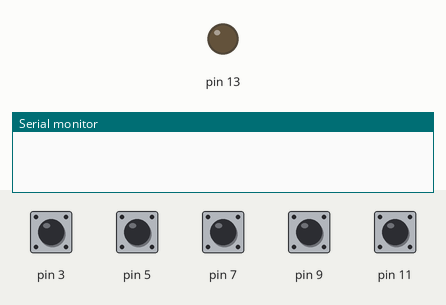
This sketch was run on a simulated Arduino Uno, built with avr-gcc and run on an emulated ATmega328P. Shown: output pins drawn as LEDs (lit = HIGH), the last lines printed to the serial monitor. The inputs (shaded band) are chosen by the test bench; at power-on: pin 3, pin 5, pin 7, pin 9, pin 11 HIGH. Random numbers use the default seed unless the sketch sets one.

Above: at 1.2 s.
1.3 s: pin 3 pulled LOW for 0.15 s
At 2.1 s:
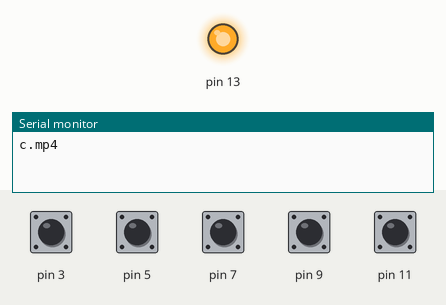
Timing chart, 0 to 22.9 s (numbered marks = the images above; inputs shaded):
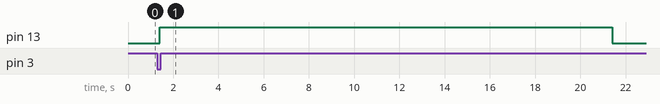

The sketch:

arduino_to_pi.ino
```cpp
#include <CapacitiveSensor.h> // Ajouter la librairie correspondante aux capteurs: CapacitiveSensor by Paul Stoffregen , Paul Badger

/* Vérifier le bon fonctionnement du script une fois la librairie download
 * Créer des fonctions pour aérer le script
 * Ajouter un sixième pays, un 6e capteur
 * Voir comment monter le capteur sur le micro-contrôleur
 * Essayer de tout mettre sur la Raspberry Pi pour simplifier l'installation hardware
 * Re-tester
*/

CapacitiveSensor   cs_3_4 = CapacitiveSensor(4,3); // 1M resistor between pins 4 & 8, pin 8 is sensor pin, add a wire and or foil
CapacitiveSensor   cs_5_6 = CapacitiveSensor(6,5);
CapacitiveSensor   cs_7_8 = CapacitiveSensor(8,7);
CapacitiveSensor   cs_9_10 = CapacitiveSensor(10,9);
CapacitiveSensor   cs_11_12 = CapacitiveSensor(12,11);
String data = "a.mp4";
String random_number = "0";
// video for country1
String country11[] = {"a.mp4" , "b.mp4" , "c.mp4" , "d.mp4" , "e.mp4"};
String country1[] = {"a.mp4" , "b.mp4" , "c.mp4" , "d.mp4" , "e.mp4"};
//video country 2
String country22[] = {"f.mp4" , "g.mp4" , "h.mp4" , "i.mp4" , "j.mp4"};
String country2[] = {"f.mp4" , "g.mp4" , "h.mp4" , "i.mp4" , "j.mp4"};
//video country 3
String country33[] = {"k.mp4" , "l.mp4" , "m.mp4" , "n.mp4" , "o.mp4"};
String country3[] = {"k.mp4" , "l.mp4" , "m.mp4" , "n.mp4" , "o.mp4"};
//video country 4
String country44[] = {"p.mp4" , "q.mp4" , "r.mp4" , "s.mp4" , "t.mp4"};
String country4[] = {"p.mp4" , "q.mp4" , "r.mp4" , "s.mp4" , "t.mp4"};
//video country 5
String country55[] = {"u.mp4" , "v.mp4" , "w.mp4" , "x.mp4" , "y.mp4"};
String country5[] = {"u.mp4" , "v.mp4" , "w.mp4" , "x.mp4" , "y.mp4"};

void setup() {
   cs_3_4.set_CS_AutocaL_Millis(0xFFFFFFFF);// turn off autocalibrate on channel 1 - just as an example
   cs_5_6.set_CS_AutocaL_Millis(0xFFFFFFFF);// turn off autocalibrate on channel 1 - just as an example
   cs_7_8.set_CS_AutocaL_Millis(0xFFFFFFFF);// turn off autocalibrate on channel 1 - just as an example
   cs_9_10.set_CS_AutocaL_Millis(0xFFFFFFFF);// turn off autocalibrate on channel 1 - just as an example
   cs_11_12.set_CS_AutocaL_Millis(0xFFFFFFFF);// turn off autocalibrate on channel 1 - just as an example
   Serial.begin(9600);
   pinMode(7,OUTPUT);
   pinMode(13 , OUTPUT);
   digitalWrite(13 , LOW);
   digitalWrite(7 , HIGH);
}

void loop() {
  long sensor1 =  cs_3_4.capacitiveSensor(50);
  long sensor2 =  cs_5_6.capacitiveSensor(50);
  long sensor3 =  cs_7_8.capacitiveSensor(50);
  long sensor4 =  cs_9_10.capacitiveSensor(50);
  long sensor5 =  cs_11_12.capacitiveSensor(50);

  if(sensor1 >= 1000){
    digitalWrite(13 , HIGH);
    random_number = gen_random_number(country1, country11);
    Serial.println(random_number);
    delay(20000);
    digitalWrite(13 , LOW);
  }

  if(sensor2 >= 1000){
    digitalWrite(13 , HIGH);
    random_number = gen_random_number(country2, country22);
    Serial.println(random_number);
    delay(20000);
    digitalWrite(13 , LOW);
  }

  if(sensor3 >= 1000){
    digitalWrite(13 , HIGH);
    random_number = gen_random_number(country3, country33);
    Serial.println(random_number);
    delay(20000);
    digitalWrite(13 , LOW);
  }

  if(sensor4 >= 1000){
    digitalWrite(13 , HIGH);
    random_number = gen_random_number(country4, country44);
    Serial.println(random_number);
    delay(20000);
    digitalWrite(13 , LOW);
  }

  if(sensor5 >= 1000){
    digitalWrite(13 , HIGH);
    random_number = gen_random_number(country5, country55);
    Serial.println(random_number);
    delay(20000);
    digitalWrite(13 , LOW);
  }
  delay(100);
}

// Fonction génératrice d'un chiffre aléatoire entre 0 et 5
String gen_random_number(String liste1[], String liste2[]){
  while(1){
    int x = random(0, 5);
    //Serial.println(x);
    int y = 0;
    while(y<5){
      if(liste1[x] == "0"){
        x = x + 1;
      }
      else{
        String value = liste1[x];
        liste1[x] = "0";
        return value;
      }
      if(x>4){
        x = 0;
      }
      y++;
    }
    for(int i =0 ; i<5 ; i++){
    liste1[i] = liste2[i];}
  }
  return "0";
}
/*
String generate_random_number1(){
  while(1){
    int x = random(0, 5);
    //Serial.println(x);
    int y = 0;
    while(y<5){
      if(country1[x] == "0"){
        x = x + 1;
      }
      else{
        String value = country1[x];
        country1[x] = "0";
        return value;
      }
      if(x>4){
        x = 0;
      }
      y++;
    }
    for(int i =0 ; i<5 ; i++){
    country1[i] = country11[i];}
  }
  return "0";
}


String generate_random_number2(){
  while(1){
    int x = random(0, 5);
    //Serial.println(x);
    int y = 0;
    while(y<5){
      if(country2[x] == "0"){
      x = x + 1;
    }
    else{
      String value = country2[x];
      country2[x] = "0";
      return value;
    }
    if(x>4){
      x = 0;
    }
    y++;
    }
    for(int i =0 ; i<5 ; i++){
    country2[i] = country22[i];}
  }
  return "0";
}


String generate_random_number3(){
  while(1){
    int x = random(0, 5);
    //Serial.println(x);
    int y = 0;
    while(y<5){
      if(country3[x] == "0"){
      x = x + 1;
    }
    else{
      String value = country3[x];
      country3[x] = "0";
      return value;
    }
    if(x>4){
      x = 0;
    }
    y++;
    }
    for(int i =0 ; i<5 ; i++){
    country3[i] = country33[i];}
  }
  return "0";
}


String generate_random_number4(){
  while(1){
    int x = random(0, 5);
    //Serial.println(x);
    int y = 0;
    while(y<5){
    if(country4[x] == "0"){
    x = x + 1;
    }
    else{
      String value = country4[x];
      country4[x] = "0";
      return value;
    }
    if(x>4){
    x = 0;
    }
    y++;
    }
    for(int i =0 ; i<5 ; i++){
    country4[i] = country44[i];}
 }
 return "0";
}


String generate_random_number5(){
  while(1){
    int x = random(0, 5);
    //Serial.println(x);
    int y = 0;
    while(y<5){
      if(country5[x] == "0"){
      x = x + 1;
    }
    else{
      String value = country5[x];
      country5[x] = "0";
      return value;
    }
    if(x>4){
    x = 0;
    }
    y++;
    }
    for(int i =0 ; i<5 ; i++){
    country5[i] = country55[i];}
  }
  return "0";
}
*/
```

Measured:
- after the input at 1.3 s, pin 13: LOW → HIGH after 0.10 s, → LOW 20.0 s later
